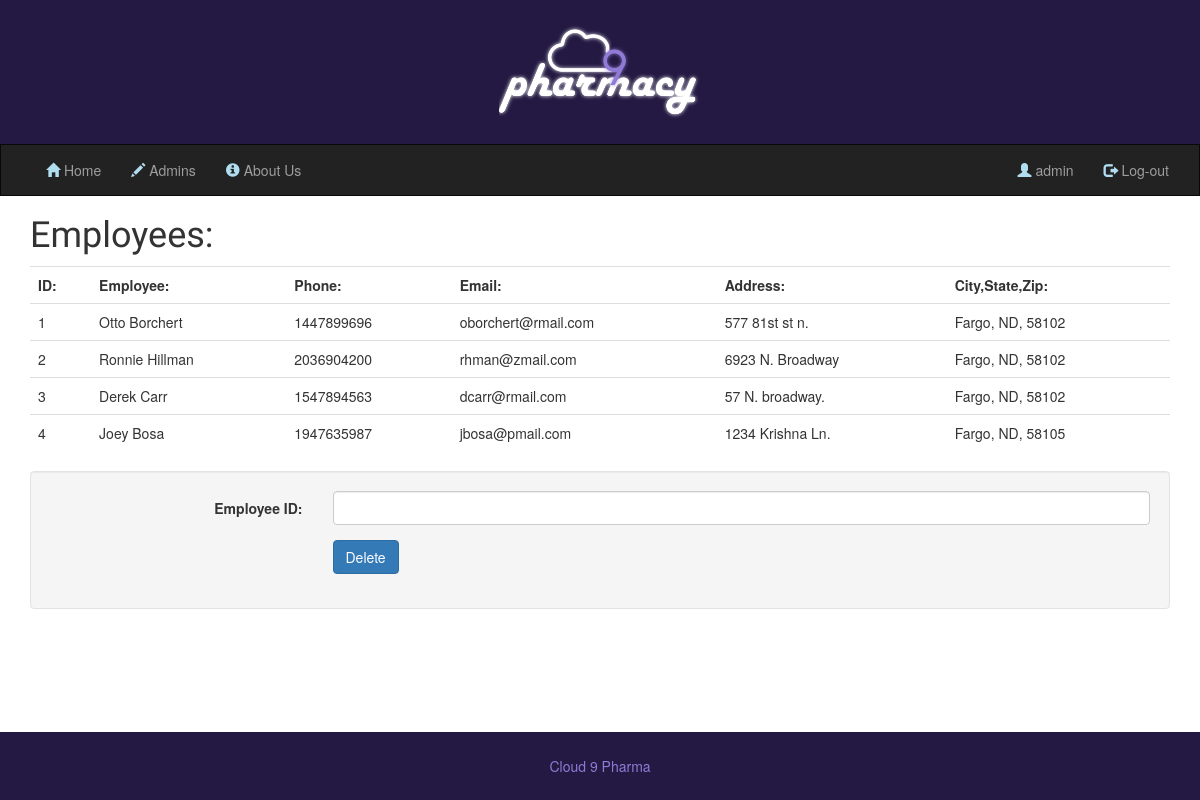
The page /editStaff.php (signed in) on the database its author committed.
### tables this page shows
CREATE TABLE Employees (
empId INT (10) NOT NULL AUTO_INCREMENT,
firstName VARCHAR (255) NOT NULL,
lastName VARCHAR (255) NOT NULL,
phone INT (10) NOT NULL,
email VARCHAR (255) NOT NULL,
address VARCHAR (255) NOT NULL,
city VARCHAR (255) NOT NULL,
state VARCHAR (255) NOT NULL,
zipCode INT (5) NOT NULL,
Primary Key (empId)
);

### editStaff.php (the view, shortened to what this page needs)
<?php
require("common_funcs.php");
$mysqli = new mysqli($db_ip,$db_user,$db_pass,$db_base);
echo "<div class=\"container\">\r\n";
	$sql1 = "SELECT empId AS eId,
				CONCAT(employees.firstName,' ',employees.lastName) AS emp,
				phone AS p,
				email AS e,
				address AS a,
				CONCAT(employees.city,', ',employees.state, ', ' ,employees.zipCode) as city
				FROM employees;";
	$res = $mysqli->query($sql1);
		if ($res != false)
	{
		echo "<h1>Employees:</h1>\r\n";
		if ($res->num_rows > 0)
		{
			echo "<table class=\"table\">\r\n";
			echo "<tr><th>ID:</th><th>Employee:</th><th>Phone:</th><th>Email:</th><th>Address:</th><th>City,State,Zip:</th></tr>\r\n";
			while ($res_set = $res->fetch_assoc())
			{
				echo "<tr><td>" . $res_set["eId"] . "</td><td>" . $res_set["emp"] . "</td><td>" . $res_set["p"] . "</td>";
				echo "<td>" . $res_set["e"] . "</td><td>" . $res_set["a"] . "</td><td>" . $res_set["city"] . "</td></tr>\r\n";
			}
			echo "</table>\r\n";
		}
		else
		{
			echo "No Employees.";
		}
	}
?>
<div class="well">
<form class="form-horizontal" method="POST" action="editStaff.php">
<div class="form-group">
<label class="control-label col-sm-3" for="employeeid">Employee ID:</label>
<div class="col-sm-9">
<input type="number" class="form-control" id="employeeid" name="employeeid" required />
</div>
</div>
<div class="form-group">
<label class="control-label col-sm-3" for="submit">&nbsp;</label>
<div class="col-sm-9">
<button type="submit" id="submit" name="submit" class="btn btn-primary">Delete</button>
</div>
</div>
</form>
</div>
<?php
echo "</div>\r\n";
?>

### style_index.css (style rules this page uses)
html { position:relative; min-height:100%; }
body { margin-bottom: 60px; }
h1 { font-family: Poiret One; }

### rows shown on the page
employees: empId "1", emp "Otto Borchert", phone "1447899696", email "oborchert@rmail.com", address "577 81st st n.", city "Fargo, ND, 58102"
employees: empId "2", emp "Ronnie Hillman", phone "2036904200", email "rhman@zmail.com", address "6923 N. Broadway", city "Fargo, ND, 58102"
employees: empId "3", emp "Derek Carr", phone "1547894563", email "dcarr@rmail.com", address "57 N. broadway.", city "Fargo, ND, 58102"
employees: empId "4", emp "Joey Bosa", phone "1947635987", email "jbosa@pmail.com", address "1234 Krishna Ln.", city "Fargo, ND, 58105"

### other values the page prints
$this->link_text[$item] "Home"
$this->link_text[$item] "Admins"
$this->link_text[$item] "About Us"
$this->link_text[$item] "admin"
$this->link_text[$item] "Log-out"
$out "Cloud 9 Pharma"
